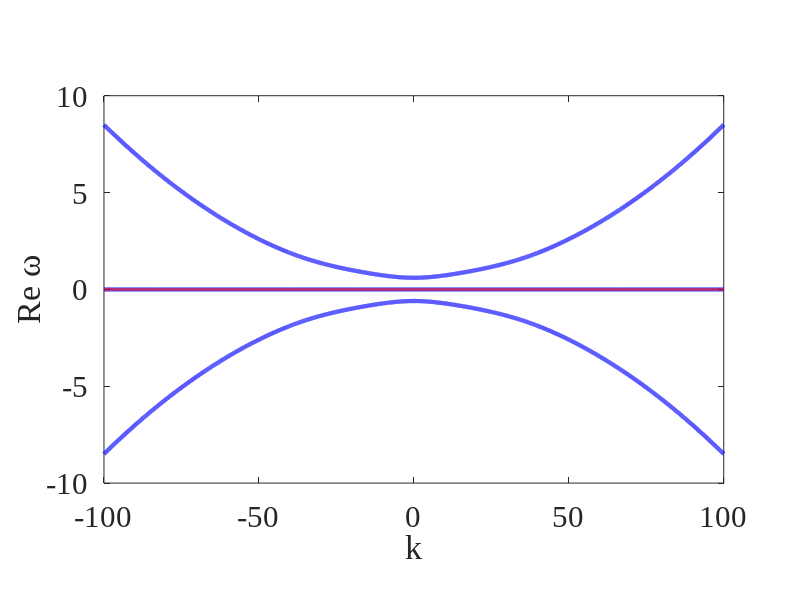
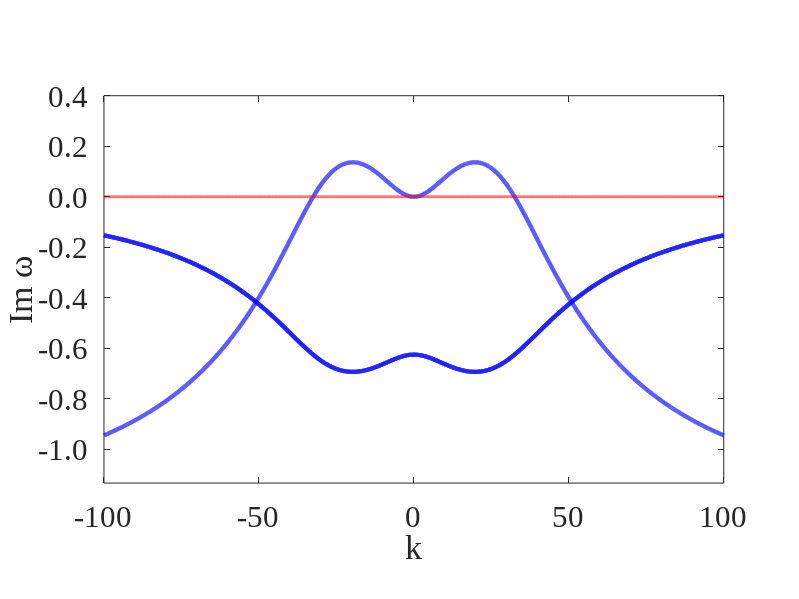
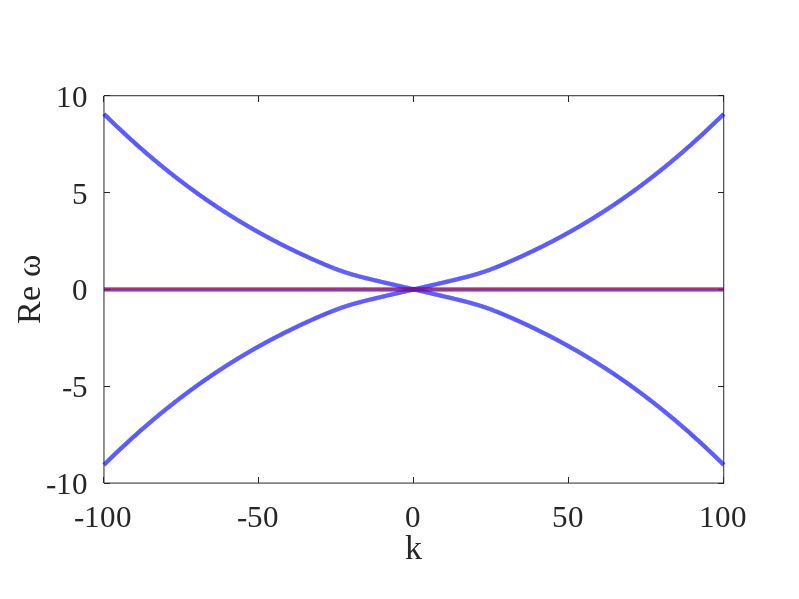
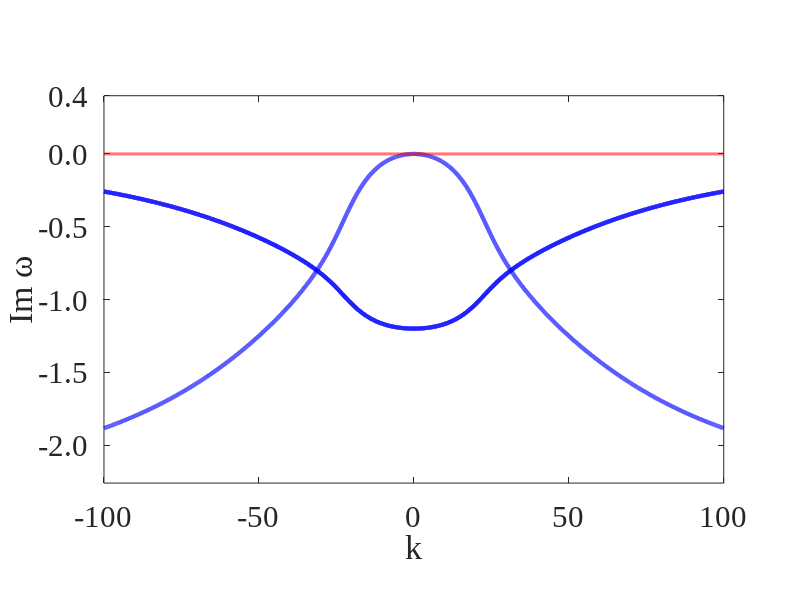

Write the MATLAB code that produced these figures, in order.


% stability analysis, dispertion analysis

% P1=2.5;
% GammaR=1.5;

ua=7.7e-3;
Gammac=1;
R1=8.4e-3;

% g=2*ua;
% n0=Gammac/R1;
% Pth=(GammaR*Gammac)/R1;
% Phi0=sqrt((1/R1)*(P1*Pth/n0-GammaR));

R0=16*sqrt(5/2);
%R0=30;

%dk=0.001;
dk=0.01;
k=-100:dk:100; %k axis

k_max=max(k);
k_min=min(k);

print_fig=1;

Font_size=22;
Font_name='Times New Roman';

N_k=length(k);
Eigen_omega_1_Re_sorted=complex(zeros(1,N_k));%three eigen omega(k)
Eigen_omega_2_Re_sorted=complex(zeros(1,N_k));
Eigen_omega_3_Re_sorted=complex(zeros(1,N_k));

Eigen_omega_1_Im_sorted=Eigen_omega_1_Re_sorted;
Eigen_omega_2_Im_sorted=Eigen_omega_1_Re_sorted;
Eigen_omega_3_Im_sorted=Eigen_omega_1_Re_sorted;

omega_temp=complex(zeros(3,1),0);
omega_de=zeros(3,4);%set by column: 1 real part; 2 imaginary part; 3 amplitude; 4 angle

omega_Re_sorted=omega_de;
omega_Im_sorted=omega_de;

m=60;%persistent current m
m_mid=30;
P0=2.5;
Ga_bov=4*(P0-1)/P0^2;

Parameter_series=[0   0.5   P0;        %m \gammaR P1
                  0 Ga_bov  P0;
                  0   1.4   P0; 
                m_mid   0.5   P0;        
                m_mid Ga_bov  P0;
                m_mid   1.4   P0;
                  m   0.5   P0;
                  m Ga_bov  P0;
                  m   1.4   P0];

PlotBoxAspectRatio=[1.6 1 1];

for it_P_series=1:length(Parameter_series(:,3))
    
    m=Parameter_series(it_P_series,1);
    GammaR=Parameter_series(it_P_series,2);
    P1=Parameter_series(it_P_series,3);
    
    g=2*ua;
    n0=Gammac/R1;
    Pth=(GammaR*Gammac)/R1;
    Phi0=sqrt((1/R1)*(P1*Pth/n0-GammaR));
    
    for it=1:N_k
        
        L=[((m+k(it))^2-m^2)/(2*R0^2)+ua*Phi0^2, ua*Phi0^2, (g+0.5i*R1)*Phi0;
            -ua*Phi0^2, -(((m-k(it))^2-m^2)/(2*R0^2)+ua*Phi0^2), -(g-0.5i*R1)*Phi0;
            -1i*R1*Phi0*n0, -1i*R1*Phi0*n0, -1i*(GammaR+R1*Phi0^2)];
        
        
        omega_temp=eig(L,'nobalance');
        omega_de(:,1)=real(omega_temp);
        omega_de(:,2)=imag(omega_temp);
        omega_de(:,3)=abs(omega_temp);
        omega_de(:,4)=angle(omega_temp);
        
        
        omega_Re_sorted=sortrows(omega_de,-1);
        
        omega_Im_sorted=sortrows(omega_de,-2);
        
        
        Eigen_omega_1_Re_sorted(it)=complex(omega_Re_sorted(1,1),omega_Re_sorted(1,2));
        Eigen_omega_2_Re_sorted(it)=complex(omega_Re_sorted(2,1),omega_Re_sorted(2,2));
        Eigen_omega_3_Re_sorted(it)=complex(omega_Re_sorted(3,1),omega_Re_sorted(3,2));
        
        Eigen_omega_1_Im_sorted(it)=complex(omega_Im_sorted(1,1),omega_Im_sorted(1,2));
        Eigen_omega_2_Im_sorted(it)=complex(omega_Im_sorted(2,1),omega_Im_sorted(2,2));
        Eigen_omega_3_Im_sorted(it)=complex(omega_Im_sorted(3,1),omega_Im_sorted(3,2));
        
    end
    
    %plot Re_omega
    fig_Re=figure('position',[50 200 800 600],'renderer','painter','paperpositionmode','auto');
    plot(k,real(Eigen_omega_1_Re_sorted),'linewidth',3,'color','b');
    axis_re=gca;
    %axis square;
    set(gca,'fontsize',Font_size,'fontname',Font_name);
    set(gca,'PlotBoxAspectRatio',PlotBoxAspectRatio);
    set(gca,'xlim',[k_min,k_max]);
    xlabel('k');
    ylabel('Re \omega');
    %title(axis_re,sprintf('m=%d, Gamma_R=%.1f, P bar=%.1f',m,GammaR,P1));
    hold(axis_re,'all');
    plot(axis_re,k,real(Eigen_omega_2_Re_sorted),'linewidth',3,'color','b');
    plot(axis_re,k,real(Eigen_omega_3_Re_sorted),'linewidth',3,'color','b');
    plot(axis_re,k,zeros(1,N_k),'linestyle','-.','linewidth',2,'color','r');
    hold(axis_re,'off');
    
    %Im_max=max(imag(Eigen_omega_1_Im_sorted));
    Im_max=0.4;
    Im_min=min([min(imag(Eigen_omega_1_Im_sorted)),min(imag(Eigen_omega_2_Im_sorted)),min(imag(Eigen_omega_3_Im_sorted))]);
    exceed_ratio=1.2;
    
    %plot Im_omega
    fig_Im=figure('position',[800 200 800 600],'renderer','painter','paperpositionmode','auto');
    plot(gca,k,imag(Eigen_omega_1_Im_sorted),'linewidth',3,'color','b');
    axis_im=gca;
    %axis square;
    set(gca,'fontsize',Font_size,'fontname',Font_name);
    set(gca,'xlim',[k_min,k_max]);
    set(gca,'ylim',[Im_min*exceed_ratio,Im_max]);
    set(gca,'PlotBoxAspectRatio',PlotBoxAspectRatio);
    y_tick=get(gca,'ytick');
    if max(y_tick)<0.4
        y_tick=[y_tick 0.4];
        set(gca,'ytick',y_tick);
    end
    y_tick=get(gca,'ytick');
    set(gca,'yticklabel',[]);
    set(gca,'yticklabel',num2str(sortrows(y_tick.'),'%.1f'));
    xlabel('k');
    ylabel('Im \omega');
    hold(axis_im,'all');
    plot(axis_im,k,imag(Eigen_omega_2_Im_sorted),'linewidth',3,'color','b');
    plot(axis_im,k,imag(Eigen_omega_3_Im_sorted),'linewidth',3,'color','b');
    plot(axis_im,k,zeros(1,N_k),'linestyle','-.','linewidth',2,'color','r');
    hold(axis_im,'off');
    
    
    if print_fig~=0
        
        currentFolder = pwd;
        
        if abs(GammaR-Ga_bov)<1e-2;
            dataFolder_name='Draft_Dispersion_Bov';
        elseif GammaR-Ga_bov>0
            dataFolder_name='Draft_Dispersion_Overdamped';
        elseif GammaR-Ga_bov<0
            dataFolder_name='Draft_Dispersion_Underdamped';
        end
        
        if exist(dataFolder_name,'dir')==0
            mkdir(dataFolder_name);
        end
       
        print(fig_Re,'-painter','-depsc2','-r300',[currentFolder,'\',dataFolder_name,'\',sprintf('Dispersion_Curve_Re_m=%d_GammaR=%.2f_P1=%.1f.eps',m,GammaR,P1)]);
        print(fig_Im,'-painter','-depsc2','-r300',[currentFolder,'\',dataFolder_name,'\',sprintf('Dispersion_Curve_Im_m=%d_GammaR=%.2f_P1=%.1f.eps',m,GammaR,P1)]);
        
        
        close(fig_Re);
        close(fig_Im);
        
    end
    
    
end


fprintf('\nProgram finished.\n');





